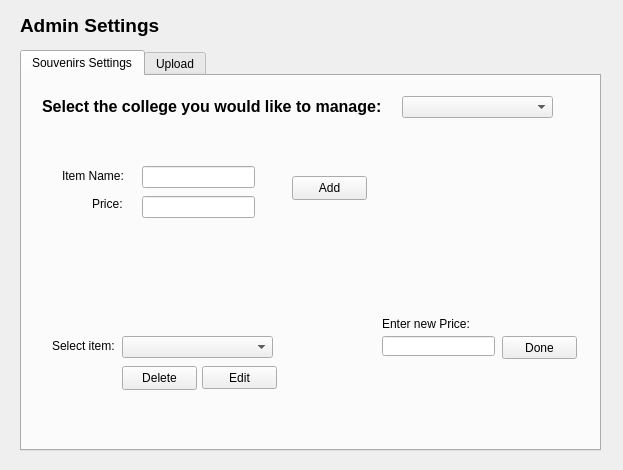
<?xml version="1.0" encoding="UTF-8"?>
<ui version="4.0">
 <class>admin</class>
 <widget class="QWidget" name="admin">
  <property name="geometry">
   <rect>
    <x>0</x>
    <y>0</y>
    <width>623</width>
    <height>470</height>
   </rect>
  </property>
  <property name="windowTitle">
   <string>Form</string>
  </property>
  <widget class="QLabel" name="label">
   <property name="geometry">
    <rect>
     <x>20</x>
     <y>10</y>
     <width>141</width>
     <height>31</height>
    </rect>
   </property>
   <property name="text">
    <string>&lt;html&gt;&lt;head/&gt;&lt;body&gt;&lt;p&gt;&lt;span style=&quot; font-size:14pt; font-weight:700;&quot;&gt;Admin Settings&lt;/span&gt;&lt;/p&gt;&lt;/body&gt;&lt;/html&gt;</string>
   </property>
  </widget>
  <widget class="QTabWidget" name="tabWidget">
   <property name="geometry">
    <rect>
     <x>20</x>
     <y>50</y>
     <width>581</width>
     <height>401</height>
    </rect>
   </property>
   <property name="currentIndex">
    <number>0</number>
   </property>
   <widget class="QWidget" name="tab">
    <attribute name="title">
     <string>Souvenirs Settings</string>
    </attribute>
    <widget class="QLineEdit" name="lineEdit_name">
     <property name="geometry">
      <rect>
       <x>120</x>
       <y>90</y>
       <width>113</width>
       <height>22</height>
      </rect>
     </property>
    </widget>
    <widget class="QLineEdit" name="lineEdit_price">
     <property name="geometry">
      <rect>
       <x>120</x>
       <y>120</y>
       <width>113</width>
       <height>22</height>
      </rect>
     </property>
    </widget>
    <widget class="QLabel" name="label_2">
     <property name="geometry">
      <rect>
       <x>20</x>
       <y>20</y>
       <width>351</width>
       <height>21</height>
      </rect>
     </property>
     <property name="text">
      <string>&lt;html&gt;&lt;head/&gt;&lt;body&gt;&lt;p&gt;&lt;span style=&quot; font-size:12pt; font-weight:700;&quot;&gt;Select the college you would like to manage:&lt;/span&gt;&lt;/p&gt;&lt;/body&gt;&lt;/html&gt;</string>
     </property>
    </widget>
    <widget class="QLabel" name="label_3">
     <property name="geometry">
      <rect>
       <x>40</x>
       <y>90</y>
       <width>71</width>
       <height>20</height>
      </rect>
     </property>
     <property name="text">
      <string>Item Name: </string>
     </property>
    </widget>
    <widget class="QLabel" name="label_4">
     <property name="geometry">
      <rect>
       <x>70</x>
       <y>120</y>
       <width>49</width>
       <height>16</height>
      </rect>
     </property>
     <property name="text">
      <string>Price: </string>
     </property>
    </widget>
    <widget class="QPushButton" name="pushButton">
     <property name="geometry">
      <rect>
       <x>270</x>
       <y>100</y>
       <width>75</width>
       <height>24</height>
      </rect>
     </property>
     <property name="text">
      <string>Add</string>
     </property>
    </widget>
    <widget class="QComboBox" name="comboBox">
     <property name="geometry">
      <rect>
       <x>380</x>
       <y>20</y>
       <width>151</width>
       <height>22</height>
      </rect>
     </property>
    </widget>
    <widget class="QPushButton" name="pushButton_2">
     <property name="geometry">
      <rect>
       <x>100</x>
       <y>290</y>
       <width>75</width>
       <height>24</height>
      </rect>
     </property>
     <property name="text">
      <string>Delete</string>
     </property>
    </widget>
    <widget class="QComboBox" name="comboBox_2">
     <property name="geometry">
      <rect>
       <x>100</x>
       <y>260</y>
       <width>151</width>
       <height>22</height>
      </rect>
     </property>
    </widget>
    <widget class="QLabel" name="label_5">
     <property name="geometry">
      <rect>
       <x>30</x>
       <y>260</y>
       <width>81</width>
       <height>20</height>
      </rect>
     </property>
     <property name="text">
      <string>Select item: </string>
     </property>
    </widget>
    <widget class="QPushButton" name="pushButton_edit3">
     <property name="geometry">
      <rect>
       <x>180</x>
       <y>290</y>
       <width>75</width>
       <height>23</height>
      </rect>
     </property>
     <property name="text">
      <string>Edit</string>
     </property>
    </widget>
    <widget class="QLineEdit" name="lineEdit_pricechange">
     <property name="geometry">
      <rect>
       <x>360</x>
       <y>260</y>
       <width>113</width>
       <height>20</height>
      </rect>
     </property>
    </widget>
    <widget class="QPushButton" name="pushButton_done4">
     <property name="geometry">
      <rect>
       <x>480</x>
       <y>260</y>
       <width>75</width>
       <height>23</height>
      </rect>
     </property>
     <property name="text">
      <string>Done</string>
     </property>
    </widget>
    <widget class="QLabel" name="label_enterprice6">
     <property name="geometry">
      <rect>
       <x>360</x>
       <y>240</y>
       <width>91</width>
       <height>16</height>
      </rect>
     </property>
     <property name="text">
      <string>Enter new Price:</string>
     </property>
    </widget>
   </widget>
   <widget class="QWidget" name="tab_2">
    <attribute name="title">
     <string>Upload</string>
    </attribute>
   </widget>
  </widget>
 </widget>
 <resources/>
 <connections/>
</ui>
